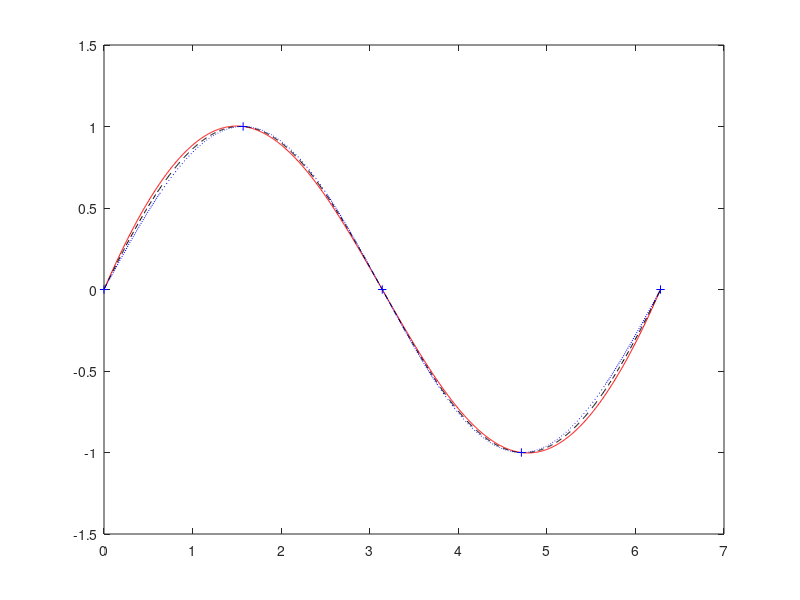

Recreate this plot in MATLAB.
function [] = Hermite1D()
    nx = 5;
    x = linspace(0,2*pi,nx);
    n = [-1;x(2:end-1)'*0;1]';
    bk = [1,numel(x)];
    y = MyFun(x);

    N = numel(x);
    Nb = 2;

    R0 = zeros(N);
    b0 = zeros(N,1);

    for i=1:N
        x0 = x(i);
        R = RBFBase(x0,x);
        F = MyFun(x0);
        R0(i,:) = R;
        b0(i) = F;
    end
    
    Rdb = zeros(N,Nb);
    Rdb1 = zeros(Nb,N);
    for i=1:N
        x0 = x(i);
        [~,dR] = RBFBase(x0,x(bk));
        Rdb(i,:) = dR.*n(bk);
    end
    
    Rc = zeros(Nb);
    bc = zeros(Nb,1);
    for i=1:Nb
        x0 = x(bk(i));
        [~,dF] = MyFun(x0);
        bc(i) = dF.*n(bk(i));
        [~,~,ddR] = RBFBase(x0,x(bk));
        Rc(i,:) = ddR.*n(bk).*n(bk(i));
    end

    R = [R0,Rdb;Rdb',Rc];
    b = [b0;bc];
    %R = R0;
    %b = b0;

    alpha = R\b;
    alpha0 = R0\b0;

    X = linspace(x(1),x(end),1000);
    Y = X*0;
    Y0 = X*0;
    Y1 = X*0;
    NN = numel(X);
    for i=1:NN
        x0 = X(i);
        [R] = RBFBase(x0,x);
        [~,dR] = RBFBase(x0,x(bk));
        G = [R,dR.*n(bk)];
        %G = R;
        val0 = R*alpha0;
        Y0(i) = val0;
        val = G*alpha;
        Y(i) = val;
        F = MyFun(x0);
        Y1(i) = F;
    end
    plot(X,Y,"r-",X,Y0,"k--",x,y,"b+",X,Y1,"b:");

    %{
    x = linspace(-1,2);
    [R,dR,ddR] = RBFBase(0,x);
    plot(x,R,"r-",x,dR,"b.-",x,ddR,"k--");
    %}
end

function [F,dF] = MyFun(x)
    F = sin(x);
    dF = cos(x);
end

function [R,dR,ddR] = RBFBase(x0,x)
    c = 4.1;

    dx = x-x0;
    r2 = dx.^2;
    r = sqrt(r2);
    sind = find(r<1e-8);
    
    R = sqrt(r2(:)'+c^2);
    dR = dx(:)'.*R;
    ddR = c^2./R.^3;
    
    %R(sind) = 0;
    %dR(sind) = 0;
    %ddR(sind) = 3;
end


%{
function [R,dR,ddR] = RBFBase(x0,x)
    dx = x-x0;
    r2 = dx.^2;
    r = sqrt(r2);
    sind = find(r<1e-8);
    R = r2(:)'.*log(r(:)');
    dR = dx(:)'.*(1+log(r2(:)'));
    ddR = 3 + log(r2(:)');
    
    R(sind) = 0;
    dR(sind) = 0;
    ddR(sind) = 3;
end


function [R,dR,ddR] = RBFBase(x0,x)
    dx = x-x0;
    r2 = dx.^2;
    r = sqrt(r2);
    sind = find(r<1e-8);
    R = r2(:)'.*r(:)';
    dR = 3*dx(:)'.*r(:)';
    ddR = 3*r2(:)'./r(:)'+3.*r(:)';
    %dR(sind) = 0;
    ddR(sind) = 0;
end
%}